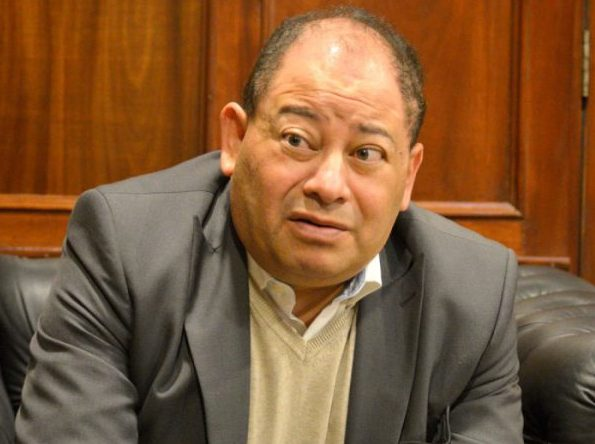
#> input picture 5-3 Patrones Haad Cascade/Romero.png, 595 x 444 px, found by its file name
$ python face_cascade_eyes.py
#> lines starting #> are read from the running program, lines starting #| are printed output that depends on the picture; after the words box and inside, x2 and y2 are one past the last pixel; in counts of white or black regions, pixels touching at a corner belong together
import cv2

def draw_found_faces(detected, image, color: tuple):
    for (x, y, width, height) in detected:
        cv2.rectangle(
            image,
            (x, y),
            (x + width, y + height),
            color,
            thickness=2
        )

# Cargar la imagen
image_path = "romero.png"  # Reemplaza con la ruta a tu imagen
image = cv2.imread(image_path)
#> image is the input picture: shape (444, 595, 3); mean B, G, R 55, 89.4, 129.2

# Verificar si la imagen se cargó correctamente
if image is None:
    print("Error al cargar la imagen.")
    exit()

# Crear los objetos de los clasificadores en cascada
face_cascade = cv2.CascadeClassifier(cv2.data.haarcascades + "haarcascade_frontalface_default.xml")
eye_cascade = cv2.CascadeClassifier(cv2.data.haarcascades + "haarcascade_eye_tree_eyeglasses.xml")

# Convertir la imagen a escala de grises
grayscale_image = cv2.cvtColor(image, cv2.COLOR_BGR2GRAY)
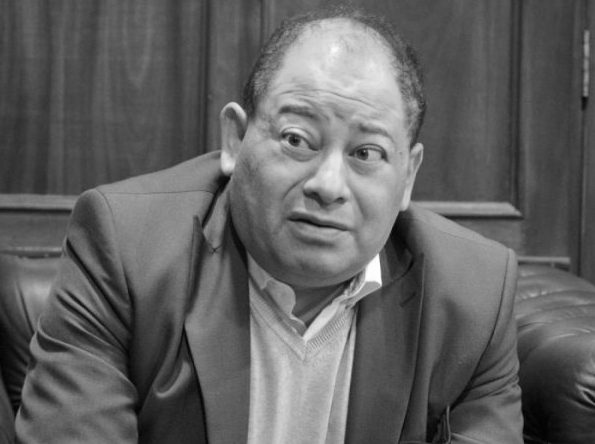
#> grayscale_image: shape (444, 595); min 1, max 255, mean 97.3

# Detectar todas las caras en la imagen
detected_faces = face_cascade.detectMultiScale(image=grayscale_image, scaleFactor=1.3, minNeighbors=4)
#> detected_faces = [[220, 56, 221, 221]]
detected_eyes = eye_cascade.detectMultiScale(image=grayscale_image, scaleFactor=1.3, minNeighbors=4)
#> detected_eyes = [[346, 133, 41, 41], [274, 119, 44, 44]]

# Dibujar rectángulos alrededor de las caras y ojos
draw_found_faces(detected_faces, image, (255, 250, 0))  # para las caras
#> the loop in draw_found_faces, `for (x, y, width, height) in detected:` made 1 pass
#> after the loop in draw_found_faces, `for (x, y, width, height) in detected:`:
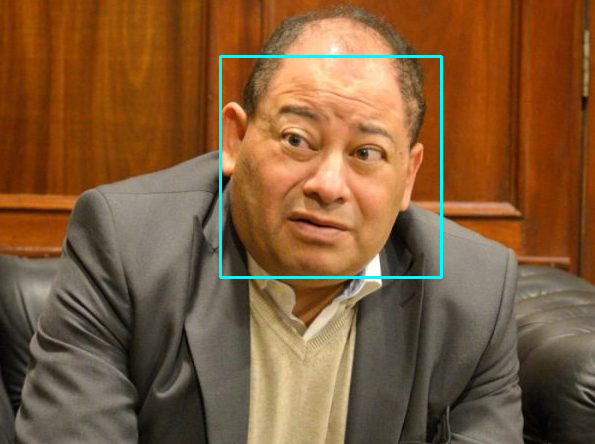
#> image: shape (444, 595, 3); 1% of pixels changed, all inside (x1, y1, x2, y2) = (219, 55, 443, 279)
draw_found_faces(detected_eyes, image, (0, 255, 0))   # para los ojos
#> call 2 of draw_found_faces, with detected = array of shape (2, 4), color = (0, 255, 0)
#> the loop in draw_found_faces (call 2), `for (x, y, width, height) in detected:` made 2 passes
#> after the loop in draw_found_faces (call 2), `for (x, y, width, height) in detected:`:
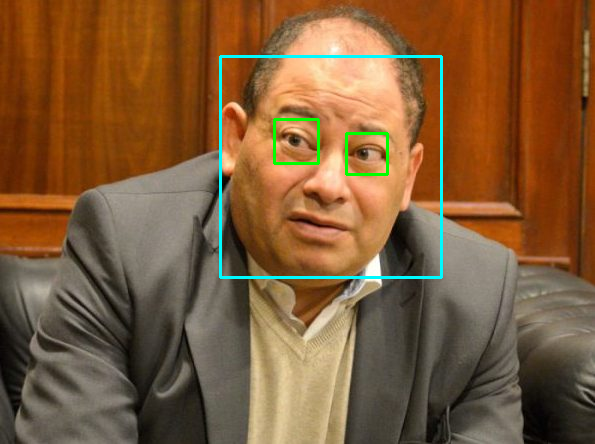
#> image: shape (444, 595, 3); 0.38% of pixels changed, all inside (x1, y1, x2, y2) = (273, 118, 389, 176)

# Mostrar la imagen con las detecciones
cv2.imshow('Deteccion de Rostros y Ojos', image)

# Esperar hasta que se presione una tecla
cv2.waitKey(0)

# Cerrar las ventanas de OpenCV
cv2.destroyAllWindows()
